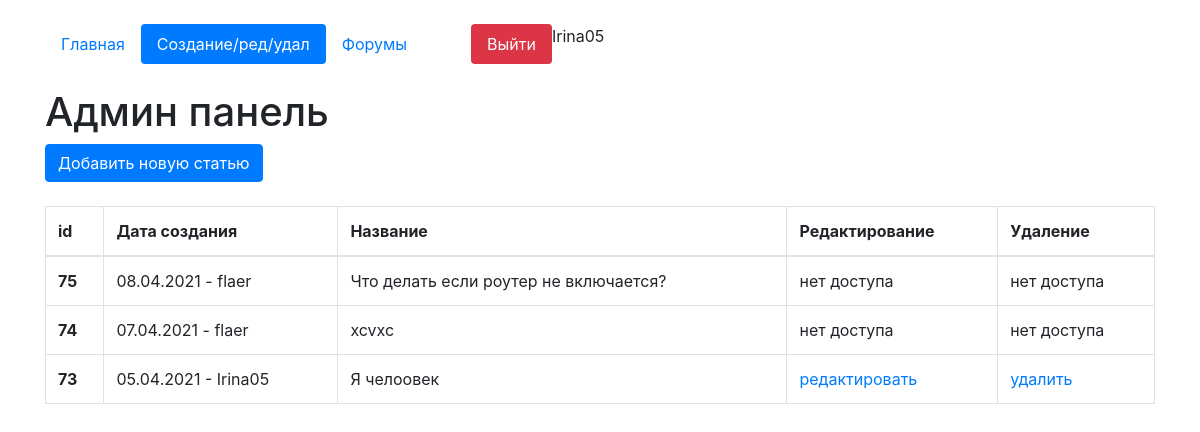
Screenshot of /edit-page (signed in) with the database file from the repository.
### core/models.py (models this page shows, shortened)
class Articles(models.Model):
    author = models.ForeignKey(User, on_delete=models.CASCADE, verbose_name='Владелец статьи', blank=True, null=True)
    create_date = models.DateTimeField(auto_now=True)
    name = models.CharField(max_length=200, verbose_name='Название')
    text = models.TextField(verbose_name='Текст')
    class Meta:
        verbose_name = 'Статью'
        verbose_name_plural = 'Статьи'

### core/views.py (the view, shortened to what this page needs)
# urls.py: path('edit-page', views.ArticleCreateView.as_view(), name='edit_page'),
class ArticleCreateView(LoginRequiredMixin, CustomSuccessMessageMixin, CreateView):
    login_url = reverse_lazy('login_page')
    model = Articles
    template_name = 'edit_page.html'
    form_class = ArticleForm
    success_url = reverse_lazy('edit_page')
    success_msg = 'Запись создана'
    def get_context_data(self, **kwargs):
        kwargs['list_articles'] = Articles.objects.all().order_by('-id')
        return super().get_context_data(**kwargs)

### core/templates/edit_page.html (shortened to what this page needs)
{% extends 'index.html' %}
    {% block content %}
    <h1 class="mt-4">Админ панель</h1>
<button type="button" class="btn btn-primary" data-toggle="modal" data-target="#exampleModal">
  Добавить новую статью
</button>
    {% if update %}
    {% if success_update %}
    <p style="color:red">Запись обновлена</p>
    {% endif %}
    <p class="mt-4">Страница редактирования</p>
    <p><a href="{% url 'edit_page' %}">Вернуться назад</a></p>
    <form id="update_data" method="post">
            {% csrf_token %}
            {{form}}
        </form>
    <button form="update_data" type="submit" class="btn btn-primary">Обновить</button>
    {% else %}
    <table class="table table-bordered mt-4">
  <thead>
    <tr>
      <th scope="col">id</th>
      <th scope="col">Дата создания</th>
      <th scope="col">Название</th>
      <th scope="col">Редактирование</th>
      <th scope="col">Удаление</th>
    </tr>
  </thead>
  <tbody>
      {% for i in list_articles %}
    <tr {% if i.id|slugify == request.GET.id %} style="background:red" {% endif %}>
      <th>{{i.id}}</th>
      <td>{{i.create_date|date:'d.m.Y'}} - {{i.author}}</td>
      <td>{{i.name}}</td>
      <td>
          {% if request.user == i.author %}
          <a href="{% url 'update_page' i.id %}">редактировать</a>
          {% else %}
          нет доступа
          {% endif %}
          </td>
      <td>
          {% if request.user == i.author %}
          <a href="javascript:void()" onclick="delete_question{{i.id}}()">удалить</a>
          {% else %}
          нет доступа
            {% endif %}
          </td>
    </tr>
    {% endfor %}
  </tbody>
</table>
{% endif %}
   {% endblock %}

### core/templates/index.html (shortened to what this page needs)
<!doctype html>
{%load static%}
<html lang="ru">
  <head>
    <link rel="stylesheet" href="https://stackpath.bootstrapcdn.com/bootstrap/4.4.1/css/bootstrap.min.css">
<link rel="stylesheet" href="{% static 'css/demo.css' %}">
	<link rel="stylesheet" href="{% static 'css/fakeLoader.min.css' %}">
  </head>
  <body>
      <div class="container mt-4">
          <ul class="nav nav-pills">
  <li class="nav-item">
      {% url 'home' as url_home %}
    <a class="nav-link {% if url_home == request.path %}active{% endif %}" href="{{url_home}}">Главная</a>
  </li>
  <li class="nav-item">
      {% url 'edit_page' as url_edit_page %}
    <a class="nav-link {% if url_edit_page == request.path %}active{% endif %}" href="{{url_edit_page}}">Создание/ред/удал</a>
  </li>
 <li class="nav-item">
      {% url 'forum' as url_forum %}
    <a class="nav-link {% if url_forum == request.path %}active{% endif %}" href="{{url_forum}}">Форумы</a>
  </li>
  {% if request.user.is_authenticated %}
      <li class="nav-item">
        {% url 'logout_page' as url_logout_page %}
    <a class="nav-link btn-danger ml-5" href="{{url_logout_page}}">Выйти</a>
  </li>
  {% endif %}
{{request.user}}
</ul>
    {% block content %}{% endblock %}
</div>
  </body>
</html>

### core/static/css/demo.css (style rules this page uses)
a { text-decoration: none; }

### rows the page displays
Articles: id "75", create_date "08.04.2021", author "flaer", name "Что делать если роутер не включается?", shows "нет доступа"
Articles: id "74", create_date "07.04.2021", author "flaer", name "xcvxc", shows "нет доступа"
Articles: id "73", create_date "05.04.2021", author "Irina05", name "Я челоовек", shows "редактировать"

### other values shown
{{ request.user }} "Irina05"
